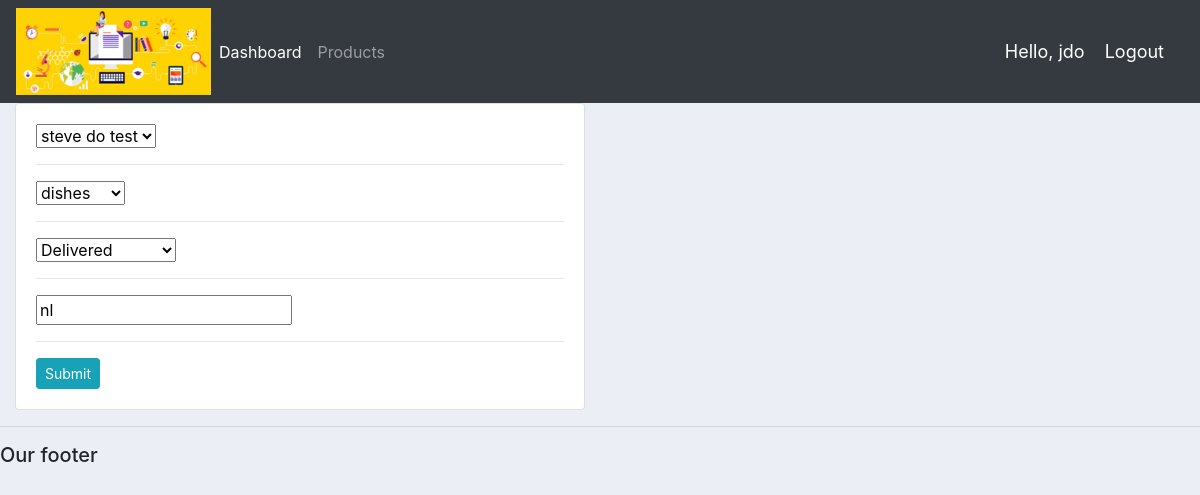
The app's page /update_order/14/ (signed in) with its own data.
### accounts/models.py (models this page shows, shortened)
class Order(models.Model):
	STATUS = (
			('Pending', 'Pending'),
			('Out for delivery', 'Out for delivery'),
			('Delivered', 'Delivered'),
			)
	customer = models.ForeignKey(Customer, null=True, on_delete= models.SET_NULL)
	product = models.ForeignKey(Product, null=True, on_delete= models.SET_NULL)
	date_created = models.DateTimeField(auto_now_add=True, null=True)
	status = models.CharField(max_length=200, null=True, choices=STATUS)
	note = models.CharField(max_length=1000, null=True)

### accounts/decorators.py (the view)
		def wrapper_func(request, *args, **kwargs):
			group = None
			if request.user.groups.exists():
				group = request.user.groups.all()[0].name
			if group in allowed_roles:
				return view_func(request, *args, **kwargs)
			else:
				return HttpResponse('You are not authorized to view this page')

### accounts/forms.py
class OrderForm(ModelForm):
	class Meta:
		model = Order
		fields = '__all__'

### accounts/models.py (called while the page is built)
	def __str__(self):
		return self.name

	def __str__(self):
		return self.name

### accounts/views.py (called while the page is built)
@login_required(login_url='login')
@allowed_users(allowed_roles=['admin'])
def updateOrder(request, pk):
	order = Order.objects.get(id=pk)
	form = OrderForm(instance=order)
	if request.method == 'POST':
		form = OrderForm(request.POST, instance=order)
		if form.is_valid():
			form.save()
			return redirect('/')
	context = {'form':form}
	return render(request, 'accounts/order_form.html', context)

### accounts/templates/accounts/order_form.html (shortened to what this page needs)
{%  extends 'accounts/main.html' %}
{% load static %}
{% block content %}
<div class="row">
	<div class="col-md-6">
		<div class="card card-body">
			<form action="" method="POST">
				{% for field in form %}
					{{field}}
					<hr>
				{% endfor %}
				<input class="btn btn-sm btn-info"  type="submit" name="Submit" value="Submit">
			</form>
		</div>
	</div>
</div>
{% endblock %}

### accounts/templates/accounts/navbar.html (shortened to what this page needs)
{% load static %}
<nav class="navbar navbar-expand-lg navbar-dark bg-dark">
 <img src="{% static 'images/log.png' %}">
  <div class="collapse navbar-collapse" id="navbarNav">
    <ul class="navbar-nav">
      {% if request.user.is_staff %}
      <li class="nav-item active">
        <a class="nav-link" href="{% url 'home' %}">Dashboard</a>
      </li>
      <li class="nav-item">
        <a class="nav-link" href="{% url 'products' %}">Products</a>
      </li>
      {% else %}
       <li class="nav-item">
        <a class="nav-link" href="{% url 'account' %}">Settings</a>
      </li>
      {% endif %}
    </ul>
  </div>
  <span class="hello-msg">Hello, {{request.user}}</span>
  <span ><a  class="hello-msg" href="{% url 'logout' %}">Logout</a></span>
</nav>

### static/css/main.css (style rules this page uses)
body { background-color: #ebeff5; }

### accounts/templates/accounts/navbar.html (style rules this page uses)
.hello-msg { font-size: 18px; color: #fff; margin-right: 20px; }

### records on screen
Order: form "steve do test" "dishes" "Delivered" "nl"

### other values on screen
{{ request.user }} "jdo"
